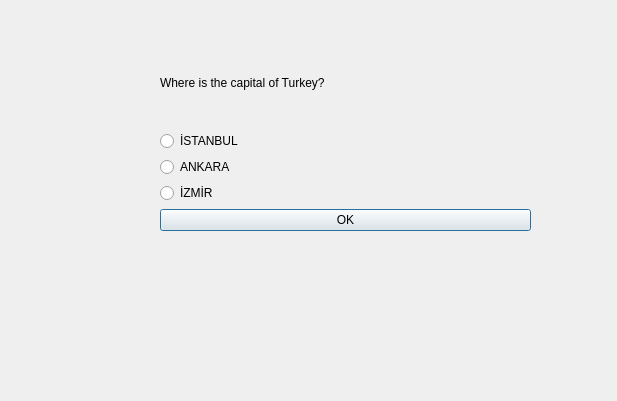
<?xml version="1.0" encoding="UTF-8"?>
<ui version="4.0">
 <class>Dialog</class>
 <widget class="QDialog" name="Dialog">
  <property name="geometry">
   <rect>
    <x>0</x>
    <y>0</y>
    <width>617</width>
    <height>401</height>
   </rect>
  </property>
  <property name="windowTitle">
   <string>Dialog</string>
  </property>
  <widget class="QWidget" name="">
   <property name="geometry">
    <rect>
     <x>160</x>
     <y>40</y>
     <width>371</width>
     <height>191</height>
    </rect>
   </property>
   <layout class="QVBoxLayout" name="verticalLayout_3">
    <item>
     <widget class="QLabel" name="label">
      <property name="maximumSize">
       <size>
        <width>1200</width>
        <height>1200</height>
       </size>
      </property>
      <property name="text">
       <string>Where is the capital of Turkey?</string>
      </property>
     </widget>
    </item>
    <item>
     <layout class="QVBoxLayout" name="verticalLayout_2">
      <item>
       <layout class="QVBoxLayout" name="verticalLayout">
        <item>
         <widget class="QRadioButton" name="radioButton">
          <property name="text">
           <string>İSTANBUL</string>
          </property>
         </widget>
        </item>
        <item>
         <widget class="QRadioButton" name="radioButton_2">
          <property name="text">
           <string>ANKARA</string>
          </property>
         </widget>
        </item>
        <item>
         <widget class="QRadioButton" name="radioButton_3">
          <property name="text">
           <string>İZMİR</string>
          </property>
         </widget>
        </item>
       </layout>
      </item>
      <item>
       <widget class="QPushButton" name="pushButton">
        <property name="text">
         <string>OK</string>
        </property>
       </widget>
      </item>
     </layout>
    </item>
   </layout>
  </widget>
 </widget>
 <resources/>
 <connections/>
</ui>
